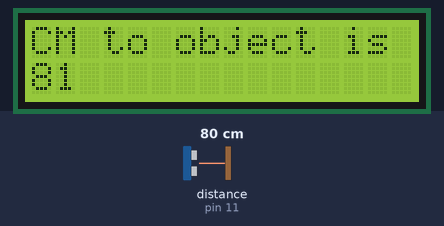
The sketch below on a simulated Arduino Uno, built with avr-gcc and run on an emulated ATmega328P. Parts: 16×2 character LCD. The test bench sets the inputs (shaded band); at power-on: distance to the obstacle (sensor on pin 11) 80 cm. The echo pulse lasts 58.3 µs per cm; what the sketch prints to the serial monitor is not drawn.

Above: at 3.2 s.
3.3 s: distance to the obstacle (sensor on pin 11) set to 250 cm
4.8 s: distance to the obstacle (sensor on pin 11) set to 2 cm
At 6.0 s:
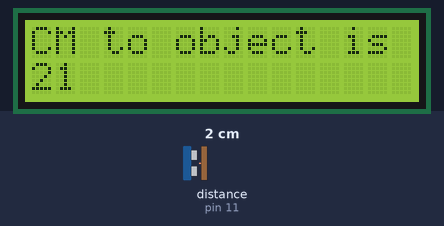
6.3 s: distance to the obstacle (sensor on pin 11) set to 4 cm
At 6.8 s:
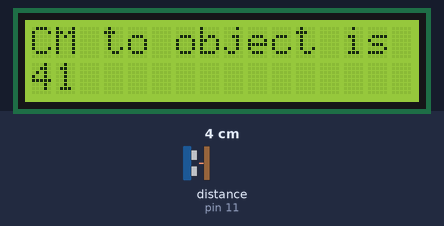
Timing chart, 0 to 9.3 s (numbered marks = the images above; inputs shaded):
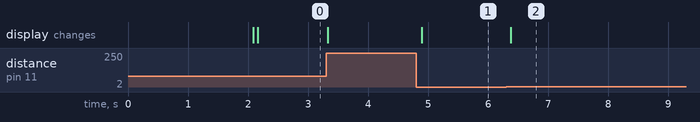

Measured:
- after the input at 4.8 s, the display: changes after 0.09 s (image 1)
- after the input at 6.3 s, the display: changes after 0.08 s (image 2)

The sketch:

LCD_Distance.ino
```cpp
// ---------------------------------------------------------------------------
// Example NewPing library sketch that does a ping about 20 times per second.
// ---------------------------------------------------------------------------

#include <NewPing.h>
#include <LiquidCrystal_PCF8574.h>

#define TRIGGER_PIN  12  // Arduino pin tied to trigger pin on the ultrasonic sensor.
#define ECHO_PIN     11  // Arduino pin tied to echo pin on the ultrasonic sensor.
#define MAX_DISTANCE 200 // Maximum distance we want to ping for (in centimeters). Maximum sensor distance is rated at 400-500cm.

NewPing sonar(TRIGGER_PIN, ECHO_PIN, MAX_DISTANCE); // NewPing setup of pins and maximum distance.

LiquidCrystal_PCF8574 lcd(0x3F);

void setup() {
  Serial.begin(115200); // Open serial monitor at 115200 baud to see ping results.
  lcd.begin(16, 2);
  lcd.setBacklight(255);
  lcd.home();
  lcd.clear();
  lcd.print("Auto Measure RB");
  delay(2000);
  lcd.clear();
}

void loop() {
  delay(50);                     // Wait 50ms between pings (about 20 pings/sec). 29ms should be the shortest delay between pings.
  Serial.print("Ping: ");
  int distance = sonar.ping_cm();
  Serial.print(distance); // Send ping, get distance in cm and print result (0 = outside set distance range)
  Serial.println("cm");

  lcd.setCursor(0, 0);
  lcd.print("CM to object is");
  lcd.setCursor(0, 1);
  lcd.print(distance);
}
```
